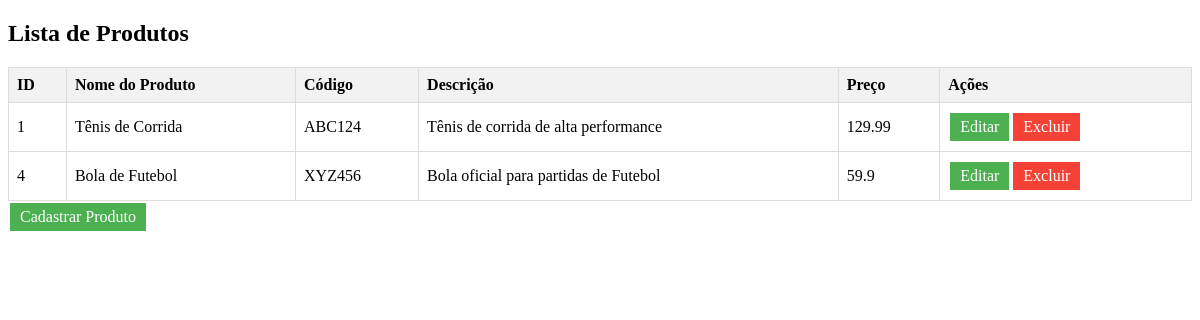
The page / on the database its author committed.
### tables this page shows
CREATE TABLE Produtos (
    id INTEGER PRIMARY KEY AUTOINCREMENT,
    nome_do_produto TEXT NOT NULL,
    codigo_do_produto TEXT CHECK(length(codigo_do_produto) = 6) NOT NULL,
    descricao_do_produto TEXT,
    preco_do_produto REAL NOT NULL
);

### index.php (the view, shortened to what this page needs)
<?php
include "db/conn.php";
$query = "SELECT * FROM Produtos";
$result = $db->query($query);
?>
<!DOCTYPE html>
<html lang="en">
<head>
    <link rel="stylesheet" href="css/style.css">
</head>
<body>
</body>
</html>
    <h2>Lista de Produtos</h2>
    <?php
    if ($result->numColumns() > 0) {
        echo "<table>";
        echo "<tr>";
        echo "<th>ID</th>";
        echo "<th>Nome do Produto</th>";
        echo "<th>Código</th>";
        echo "<th>Descrição</th>";
        echo "<th>Preço</th>";
        echo "<th>Ações</th>";
        echo "</tr>";
        while ($row = $result->fetchArray(SQLITE3_ASSOC)) {
            echo "<tr>";
            foreach ($row as $value) {
                echo "<td>" . $value . "</td>";
            }
            echo "<td>";
            echo "<a class='edit-btn' href='update.php?id=" . $row['id'] . "'>Editar</a>";
            echo "<a class='delete-btn' href='delete.php?id=" . $row['id'] . "'>Excluir</a>";
            echo "</td>";
            echo "</tr>";
        }
        echo "</table>";
        echo "<a class='edit-btn' href='cadastro.php?'>Cadastrar Produto</a>";
    } else {
        echo "<p>Nenhum produto encontrado.</p>";
    }
?>

### css/style.css (style rules this page uses)
table { border-collapse: collapse; width: 100%; margin-top: 20px; }
th, td { border: 1px solid #dddddd; text-align: left; padding: 8px; }
th { background-color: #f2f2f2; }
.edit-btn, .delete-btn { display: inline-block; padding: 5px 10px; margin: 2px; text-decoration: none; color: #fff; cursor: pointer; }
.edit-btn { background-color: #4caf50; }
.delete-btn { background-color: #f44336; }

### rows shown on the page
produtos: id "1", nome_do_produto "Tênis de Corrida", codigo_do_produto "ABC124", descricao_do_produto "Tênis de corrida de alta performance", preco_do_produto "129.99"
produtos: id "4", nome_do_produto "Bola de Futebol", codigo_do_produto "XYZ456", descricao_do_produto "Bola oficial para partidas de Futebol", preco_do_produto "59.9"
